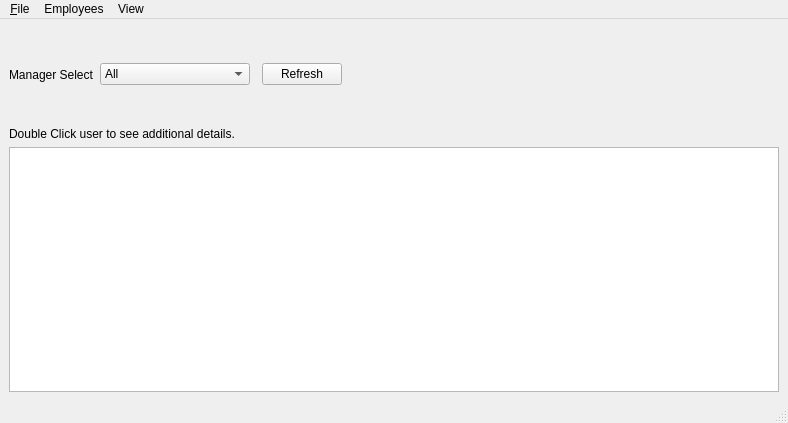
<?xml version="1.0" encoding="UTF-8"?>
<ui version="4.0">
 <class>managerMain</class>
 <widget class="QMainWindow" name="managerMain">
  <property name="geometry">
   <rect>
    <x>0</x>
    <y>0</y>
    <width>788</width>
    <height>423</height>
   </rect>
  </property>
  <property name="windowTitle">
   <string>Manager KPI Tracker</string>
  </property>
  <property name="windowIcon">
   <iconset resource="../main_images.qrc">
    <normaloff>:/logos/Images/Meduit_logo.ico</normaloff>:/logos/Images/Meduit_logo.ico</iconset>
  </property>
  <widget class="QWidget" name="centralwidget">
   <layout class="QGridLayout" name="gridLayout">
    <item row="2" column="1">
     <widget class="QComboBox" name="managerCombo">
      <property name="minimumSize">
       <size>
        <width>150</width>
        <height>0</height>
       </size>
      </property>
      <property name="styleSheet">
       <string notr="true">QFrame{
	background-color: qlineargradient(spread:pad, x1:0.5, y1:0, x2:0.5, y2:1, stop:0 rgba(255, 255, 255, 209), stop:0.485876 rgba(181, 207, 220, 239), stop:1 rgba(85, 199, 255, 196));
}</string>
      </property>
      <item>
       <property name="text">
        <string>All</string>
       </property>
      </item>
     </widget>
    </item>
    <item row="3" column="0" colspan="3">
     <widget class="QLabel" name="label_3">
      <property name="text">
       <string>Double Click user to see additional details.</string>
      </property>
     </widget>
    </item>
    <item row="2" column="3">
     <widget class="QPushButton" name="managerRefresh">
      <property name="text">
       <string>Refresh</string>
      </property>
     </widget>
    </item>
    <item row="2" column="5">
     <widget class="QLabel" name="label_2">
      <property name="minimumSize">
       <size>
        <width>200</width>
        <height>93</height>
       </size>
      </property>
      <property name="maximumSize">
       <size>
        <width>200</width>
        <height>93</height>
       </size>
      </property>
      <property name="styleSheet">
       <string notr="true">image: url(:/logos/Images/Meduit Email.png);</string>
      </property>
      <property name="text">
       <string/>
      </property>
     </widget>
    </item>
    <item row="2" column="0">
     <widget class="QLabel" name="label">
      <property name="text">
       <string>Manager Select</string>
      </property>
     </widget>
    </item>
    <item row="2" column="6">
     <spacer name="horizontalSpacer">
      <property name="orientation">
       <enum>Qt::Horizontal</enum>
      </property>
      <property name="sizeHint" stdset="0">
       <size>
        <width>40</width>
        <height>20</height>
       </size>
      </property>
     </spacer>
    </item>
    <item row="5" column="0" colspan="7">
     <widget class="QTableView" name="agentTableView">
      <property name="minimumSize">
       <size>
        <width>770</width>
        <height>0</height>
       </size>
      </property>
      <property name="styleSheet">
       <string notr="true">QTableView{
	font: 10pt &quot;MS Shell Dlg 2&quot;;
}</string>
      </property>
      <property name="alternatingRowColors">
       <bool>true</bool>
      </property>
      <property name="selectionBehavior">
       <enum>QAbstractItemView::SelectRows</enum>
      </property>
      <property name="verticalScrollMode">
       <enum>QAbstractItemView::ScrollPerPixel</enum>
      </property>
      <property name="horizontalScrollMode">
       <enum>QAbstractItemView::ScrollPerPixel</enum>
      </property>
      <property name="sortingEnabled">
       <bool>true</bool>
      </property>
     </widget>
    </item>
    <item row="2" column="4">
     <spacer name="horizontalSpacer_2">
      <property name="orientation">
       <enum>Qt::Horizontal</enum>
      </property>
      <property name="sizeHint" stdset="0">
       <size>
        <width>40</width>
        <height>20</height>
       </size>
      </property>
     </spacer>
    </item>
   </layout>
  </widget>
  <widget class="QMenuBar" name="menubar">
   <property name="geometry">
    <rect>
     <x>0</x>
     <y>0</y>
     <width>788</width>
     <height>21</height>
    </rect>
   </property>
   <widget class="QMenu" name="menuFile">
    <property name="title">
     <string>&amp;File</string>
    </property>
    <addaction name="actionRun_Desk_Goal_Update"/>
    <addaction name="actionSettings"/>
    <addaction name="actionDistribution_Lists"/>
   </widget>
   <widget class="QMenu" name="menuEmployees">
    <property name="title">
     <string>Employees</string>
    </property>
    <addaction name="actionAdd_Employee"/>
    <addaction name="actionUpdate_Employee"/>
    <addaction name="actionManager_Review"/>
   </widget>
   <widget class="QMenu" name="menuView">
    <property name="title">
     <string>View</string>
    </property>
    <addaction name="actionTrending_Graphs"/>
    <addaction name="actionEmployee_Review"/>
    <addaction name="actionOne_On_One_Tracker"/>
    <addaction name="actionTime_Off_Calendar"/>
   </widget>
   <addaction name="menuFile"/>
   <addaction name="menuEmployees"/>
   <addaction name="menuView"/>
  </widget>
  <widget class="QStatusBar" name="statusbar"/>
  <action name="actionUpdate_Employee">
   <property name="text">
    <string>&amp;Update Employee</string>
   </property>
  </action>
  <action name="actionRun_Desk_Goal_Update">
   <property name="text">
    <string>&amp;Run CDS Desk Update</string>
   </property>
  </action>
  <action name="actionAdd_Employee">
   <property name="text">
    <string>&amp;Add Employee</string>
   </property>
  </action>
  <action name="actionTrending_Graphs">
   <property name="text">
    <string>Trending Graphs</string>
   </property>
  </action>
  <action name="actionAdd_Employee_2">
   <property name="text">
    <string>Add Employee</string>
   </property>
  </action>
  <action name="actionSettings">
   <property name="text">
    <string>Settings</string>
   </property>
  </action>
  <action name="actionManager_Review">
   <property name="text">
    <string>Add Review</string>
   </property>
  </action>
  <action name="actionEmployee_Review">
   <property name="text">
    <string>Employee Reviews</string>
   </property>
  </action>
  <action name="actionDistribution_Lists">
   <property name="text">
    <string>Distribution Lists</string>
   </property>
  </action>
  <action name="actionOne_On_One_Tracker">
   <property name="text">
    <string>One On One Tracker</string>
   </property>
  </action>
  <action name="actionTime_Off_Calendar">
   <property name="text">
    <string>Time Off Calendar</string>
   </property>
  </action>
 </widget>
 <resources>
  <include location="../main_images.qrc"/>
 </resources>
 <connections/>
</ui>
